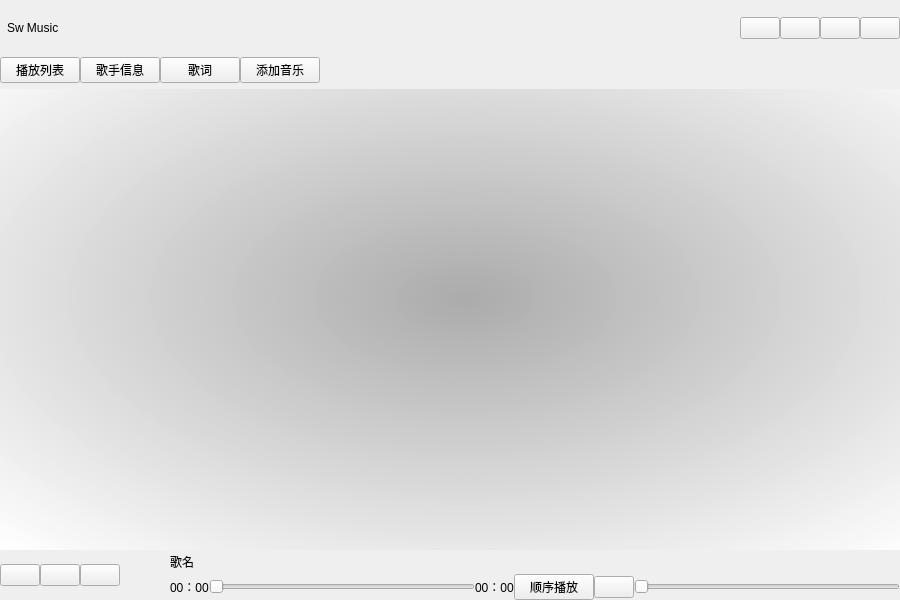
<?xml version="1.0" encoding="UTF-8"?>
<ui version="4.0">
 <class>Dialog</class>
 <widget class="QDialog" name="Dialog">
  <property name="geometry">
   <rect>
    <x>0</x>
    <y>0</y>
    <width>900</width>
    <height>600</height>
   </rect>
  </property>
  <property name="minimumSize">
   <size>
    <width>900</width>
    <height>600</height>
   </size>
  </property>
  <property name="windowTitle">
   <string>Dialog</string>
  </property>
  <property name="styleSheet">
   <string notr="true"/>
  </property>
  <layout class="QGridLayout" name="gridLayout_3">
   <property name="leftMargin">
    <number>0</number>
   </property>
   <property name="topMargin">
    <number>0</number>
   </property>
   <property name="rightMargin">
    <number>0</number>
   </property>
   <property name="bottomMargin">
    <number>0</number>
   </property>
   <property name="spacing">
    <number>0</number>
   </property>
   <item row="0" column="0">
    <widget class="QWidget" name="widget_top" native="true">
     <property name="minimumSize">
      <size>
       <width>0</width>
       <height>0</height>
      </size>
     </property>
     <property name="styleSheet">
      <string notr="true"/>
     </property>
     <layout class="QGridLayout" name="gridLayout">
      <property name="leftMargin">
       <number>0</number>
      </property>
      <property name="topMargin">
       <number>0</number>
      </property>
      <property name="rightMargin">
       <number>0</number>
      </property>
      <property name="bottomMargin">
       <number>0</number>
      </property>
      <property name="spacing">
       <number>0</number>
      </property>
      <item row="0" column="0">
       <layout class="QHBoxLayout" name="horizontalLayout">
        <property name="spacing">
         <number>0</number>
        </property>
        <item>
         <widget class="QLabel" name="label_logo">
          <property name="text">
           <string/>
          </property>
         </widget>
        </item>
        <item>
         <widget class="QLabel" name="label_title">
          <property name="maximumSize">
           <size>
            <width>16777215</width>
            <height>40</height>
           </size>
          </property>
          <property name="text">
           <string>Sw Music</string>
          </property>
         </widget>
        </item>
        <item>
         <spacer name="horizontalSpacer">
          <property name="orientation">
           <enum>Qt::Horizontal</enum>
          </property>
          <property name="sizeHint" stdset="0">
           <size>
            <width>40</width>
            <height>57</height>
           </size>
          </property>
         </spacer>
        </item>
        <item>
         <layout class="QVBoxLayout" name="verticalLayout">
          <property name="spacing">
           <number>0</number>
          </property>
          <item>
           <widget class="QPushButton" name="pushButton_setting">
            <property name="sizePolicy">
             <sizepolicy hsizetype="Fixed" vsizetype="Fixed">
              <horstretch>0</horstretch>
              <verstretch>0</verstretch>
             </sizepolicy>
            </property>
            <property name="minimumSize">
             <size>
              <width>0</width>
              <height>0</height>
             </size>
            </property>
            <property name="focusPolicy">
             <enum>Qt::NoFocus</enum>
            </property>
            <property name="styleSheet">
             <string notr="true"/>
            </property>
            <property name="text">
             <string/>
            </property>
           </widget>
          </item>
         </layout>
        </item>
        <item>
         <layout class="QVBoxLayout" name="verticalLayout_2">
          <property name="spacing">
           <number>0</number>
          </property>
          <item>
           <widget class="QPushButton" name="pushButton_min">
            <property name="minimumSize">
             <size>
              <width>0</width>
              <height>0</height>
             </size>
            </property>
            <property name="focusPolicy">
             <enum>Qt::NoFocus</enum>
            </property>
            <property name="text">
             <string/>
            </property>
           </widget>
          </item>
         </layout>
        </item>
        <item>
         <layout class="QVBoxLayout" name="verticalLayout_3">
          <property name="spacing">
           <number>0</number>
          </property>
          <item>
           <widget class="QPushButton" name="pushButton_max">
            <property name="minimumSize">
             <size>
              <width>0</width>
              <height>0</height>
             </size>
            </property>
            <property name="focusPolicy">
             <enum>Qt::NoFocus</enum>
            </property>
            <property name="text">
             <string/>
            </property>
           </widget>
          </item>
         </layout>
        </item>
        <item>
         <layout class="QVBoxLayout" name="verticalLayout_4">
          <property name="spacing">
           <number>0</number>
          </property>
          <item>
           <widget class="QPushButton" name="pushButton_close">
            <property name="minimumSize">
             <size>
              <width>0</width>
              <height>0</height>
             </size>
            </property>
            <property name="focusPolicy">
             <enum>Qt::NoFocus</enum>
            </property>
            <property name="text">
             <string/>
            </property>
           </widget>
          </item>
         </layout>
        </item>
       </layout>
      </item>
     </layout>
    </widget>
   </item>
   <item row="1" column="0">
    <widget class="QWidget" name="widget_min" native="true">
     <layout class="QGridLayout" name="gridLayout_4">
      <property name="leftMargin">
       <number>0</number>
      </property>
      <property name="topMargin">
       <number>0</number>
      </property>
      <property name="rightMargin">
       <number>0</number>
      </property>
      <property name="bottomMargin">
       <number>0</number>
      </property>
      <item row="0" column="0">
       <widget class="QWidget" name="widgetbar" native="true">
        <layout class="QHBoxLayout" name="horizontalLayout_2">
         <property name="spacing">
          <number>0</number>
         </property>
         <property name="leftMargin">
          <number>0</number>
         </property>
         <property name="topMargin">
          <number>0</number>
         </property>
         <property name="rightMargin">
          <number>0</number>
         </property>
         <property name="bottomMargin">
          <number>0</number>
         </property>
         <item>
          <widget class="QPushButton" name="pushButton_list">
           <property name="focusPolicy">
            <enum>Qt::NoFocus</enum>
           </property>
           <property name="text">
            <string>播放列表</string>
           </property>
          </widget>
         </item>
         <item>
          <widget class="QPushButton" name="pushButton_message">
           <property name="focusPolicy">
            <enum>Qt::NoFocus</enum>
           </property>
           <property name="text">
            <string>歌手信息</string>
           </property>
          </widget>
         </item>
         <item>
          <widget class="QPushButton" name="pushButtonlrc">
           <property name="focusPolicy">
            <enum>Qt::NoFocus</enum>
           </property>
           <property name="text">
            <string>歌词</string>
           </property>
          </widget>
         </item>
         <item>
          <widget class="QPushButton" name="pushButton_add">
           <property name="focusPolicy">
            <enum>Qt::NoFocus</enum>
           </property>
           <property name="text">
            <string>添加音乐</string>
           </property>
          </widget>
         </item>
         <item>
          <spacer name="horizontalSpacer_2">
           <property name="orientation">
            <enum>Qt::Horizontal</enum>
           </property>
           <property name="sizeHint" stdset="0">
            <size>
             <width>40</width>
             <height>20</height>
            </size>
           </property>
          </spacer>
         </item>
        </layout>
       </widget>
      </item>
      <item row="1" column="0">
       <widget class="QStackedWidget" name="stackedWidget">
        <property name="currentIndex">
         <number>0</number>
        </property>
        <widget class="QWidget" name="pageList">
         <property name="styleSheet">
          <string notr="true">QWidget#pageList{
	background-color: qradialgradient(spread:pad, cx:0.517, cy:0.443182, radius:0.757, fx:0.517, fy:0.455, stop:0 rgba(97, 97, 97, 122), stop:1 rgba(255, 255, 255, 255));
}</string>
         </property>
         <layout class="QVBoxLayout" name="verticalLayout_7">
          <property name="spacing">
           <number>0</number>
          </property>
          <property name="leftMargin">
           <number>0</number>
          </property>
          <property name="topMargin">
           <number>0</number>
          </property>
          <property name="rightMargin">
           <number>0</number>
          </property>
          <property name="bottomMargin">
           <number>0</number>
          </property>
          <item>
           <widget class="QTableView" name="tableView">
            <property name="mouseTracking">
             <bool>true</bool>
            </property>
            <property name="focusPolicy">
             <enum>Qt::NoFocus</enum>
            </property>
            <property name="contextMenuPolicy">
             <enum>Qt::DefaultContextMenu</enum>
            </property>
            <property name="styleSheet">
             <string notr="true">background-color:rgba(0,0,0,0);</string>
            </property>
            <property name="frameShape">
             <enum>QFrame::NoFrame</enum>
            </property>
            <property name="frameShadow">
             <enum>QFrame::Sunken</enum>
            </property>
            <property name="lineWidth">
             <number>1</number>
            </property>
            <property name="editTriggers">
             <set>QAbstractItemView::NoEditTriggers</set>
            </property>
            <property name="alternatingRowColors">
             <bool>false</bool>
            </property>
            <property name="selectionMode">
             <enum>QAbstractItemView::SingleSelection</enum>
            </property>
            <property name="selectionBehavior">
             <enum>QAbstractItemView::SelectRows</enum>
            </property>
            <property name="showGrid">
             <bool>false</bool>
            </property>
            <property name="gridStyle">
             <enum>Qt::NoPen</enum>
            </property>
            <attribute name="verticalHeaderMinimumSectionSize">
             <number>20</number>
            </attribute>
           </widget>
          </item>
         </layout>
        </widget>
        <widget class="QWidget" name="pageMessage">
         <layout class="QVBoxLayout" name="verticalLayout_8">
          <property name="spacing">
           <number>0</number>
          </property>
          <property name="leftMargin">
           <number>0</number>
          </property>
          <property name="topMargin">
           <number>0</number>
          </property>
          <property name="rightMargin">
           <number>0</number>
          </property>
          <property name="bottomMargin">
           <number>0</number>
          </property>
          <item>
           <widget class="QWidget" name="widget" native="true">
            <property name="styleSheet">
             <string notr="true">QWidget#widget{
	background-color:qradialgradient(spread:pad, cx:0.517, cy:0.443182, radius:0.757, fx:0.517, fy:0.455, stop:0 rgba(97, 97, 97, 122), stop:1 rgba(255, 255, 255, 255))
}</string>
            </property>
            <layout class="QVBoxLayout" name="verticalLayout_5">
             <property name="spacing">
              <number>0</number>
             </property>
             <property name="leftMargin">
              <number>0</number>
             </property>
             <property name="topMargin">
              <number>0</number>
             </property>
             <property name="rightMargin">
              <number>0</number>
             </property>
             <property name="bottomMargin">
              <number>0</number>
             </property>
             <item>
              <layout class="QHBoxLayout" name="horizontalLayout_5">
               <item>
                <spacer name="horizontalSpacer_3">
                 <property name="orientation">
                  <enum>Qt::Horizontal</enum>
                 </property>
                 <property name="sizeHint" stdset="0">
                  <size>
                   <width>40</width>
                   <height>20</height>
                  </size>
                 </property>
                </spacer>
               </item>
               <item>
                <widget class="QWidget" name="widget_2" native="true">
                 <property name="styleSheet">
                  <string notr="true">QWidget#widget_2{
	min-width:500px;
}</string>
                 </property>
                 <layout class="QVBoxLayout" name="verticalLayout_14">
                  <item>
                   <layout class="QVBoxLayout" name="verticalLayout_13">
                    <property name="spacing">
                     <number>20</number>
                    </property>
                    <item>
                     <layout class="QHBoxLayout" name="horizontalLayout_9">
                      <property name="spacing">
                       <number>30</number>
                      </property>
                      <item>
                       <widget class="QLabel" name="msgImage">
                        <property name="minimumSize">
                         <size>
                          <width>100</width>
                          <height>100</height>
                         </size>
                        </property>
                        <property name="maximumSize">
                         <size>
                          <width>100</width>
                          <height>100</height>
                         </size>
                        </property>
                        <property name="text">
                         <string>image</string>
                        </property>
                       </widget>
                      </item>
                      <item>
                       <layout class="QVBoxLayout" name="verticalLayout_11">
                        <property name="spacing">
                         <number>20</number>
                        </property>
                        <item>
                         <spacer name="verticalSpacer_2">
                          <property name="orientation">
                           <enum>Qt::Vertical</enum>
                          </property>
                          <property name="sizeHint" stdset="0">
                           <size>
                            <width>20</width>
                            <height>40</height>
                           </size>
                          </property>
                         </spacer>
                        </item>
                        <item>
                         <layout class="QHBoxLayout" name="horizontalLayout_7">
                          <item>
                           <widget class="QLabel" name="label_3">
                            <property name="text">
                             <string>歌名：</string>
                            </property>
                           </widget>
                          </item>
                          <item>
                           <widget class="QLabel" name="msgTile">
                            <property name="text">
                             <string/>
                            </property>
                           </widget>
                          </item>
                          <item>
                           <spacer name="horizontalSpacer_7">
                            <property name="orientation">
                             <enum>Qt::Horizontal</enum>
                            </property>
                            <property name="sizeHint" stdset="0">
                             <size>
                              <width>40</width>
                              <height>20</height>
                             </size>
                            </property>
                           </spacer>
                          </item>
                         </layout>
                        </item>
                        <item>
                         <layout class="QHBoxLayout" name="horizontalLayout_8">
                          <item>
                           <widget class="QLabel" name="label_4">
                            <property name="text">
                             <string>歌手：</string>
                            </property>
                           </widget>
                          </item>
                          <item>
                           <widget class="QLabel" name="msgAutor">
                            <property name="text">
                             <string/>
                            </property>
                           </widget>
                          </item>
                          <item>
                           <spacer name="horizontalSpacer_8">
                            <property name="orientation">
                             <enum>Qt::Horizontal</enum>
                            </property>
                            <property name="sizeHint" stdset="0">
                             <size>
                              <width>40</width>
                              <height>20</height>
                             </size>
                            </property>
                           </spacer>
                          </item>
                         </layout>
                        </item>
                       </layout>
                      </item>
                     </layout>
                    </item>
                    <item>
                     <layout class="QVBoxLayout" name="verticalLayout_12">
                      <property name="spacing">
                       <number>20</number>
                      </property>
                      <item>
                       <layout class="QHBoxLayout" name="horizontalLayout_10">
                        <item>
                         <widget class="QLabel" name="label_2">
                          <property name="text">
                           <string>专辑：</string>
                          </property>
                         </widget>
                        </item>
                        <item>
                         <widget class="QLabel" name="msgAlbum">
                          <property name="text">
                           <string/>
                          </property>
                         </widget>
                        </item>
                        <item>
                         <spacer name="horizontalSpacer_9">
                          <property name="orientation">
                           <enum>Qt::Horizontal</enum>
                          </property>
                          <property name="sizeHint" stdset="0">
                           <size>
                            <width>40</width>
                            <height>20</height>
                           </size>
                          </property>
                         </spacer>
                        </item>
                       </layout>
                      </item>
                      <item>
                       <layout class="QHBoxLayout" name="horizontalLayout_11">
                        <item>
                         <widget class="QLabel" name="label_5">
                          <property name="text">
                           <string>播放时长：</string>
                          </property>
                         </widget>
                        </item>
                        <item>
                         <widget class="QLabel" name="msgTime">
                          <property name="text">
                           <string/>
                          </property>
                         </widget>
                        </item>
                        <item>
                         <spacer name="horizontalSpacer_10">
                          <property name="orientation">
                           <enum>Qt::Horizontal</enum>
                          </property>
                          <property name="sizeHint" stdset="0">
                           <size>
                            <width>40</width>
                            <height>20</height>
                           </size>
                          </property>
                         </spacer>
                        </item>
                       </layout>
                      </item>
                      <item>
                       <layout class="QHBoxLayout" name="horizontalLayout_12">
                        <item>
                         <widget class="QLabel" name="label_6">
                          <property name="text">
                           <string>音频比特率：</string>
                          </property>
                         </widget>
                        </item>
                        <item>
                         <widget class="QLabel" name="msgRate">
                          <property name="text">
                           <string/>
                          </property>
                         </widget>
                        </item>
                        <item>
                         <spacer name="horizontalSpacer_11">
                          <property name="orientation">
                           <enum>Qt::Horizontal</enum>
                          </property>
                          <property name="sizeHint" stdset="0">
                           <size>
                            <width>40</width>
                            <height>20</height>
                           </size>
                          </property>
                         </spacer>
                        </item>
                       </layout>
                      </item>
                      <item>
                       <layout class="QHBoxLayout" name="horizontalLayout_13">
                        <item>
                         <widget class="QLabel" name="label_7">
                          <property name="text">
                           <string>通道：</string>
                          </property>
                         </widget>
                        </item>
                        <item>
                         <widget class="QLabel" name="msgChanel">
                          <property name="text">
                           <string/>
                          </property>
                         </widget>
                        </item>
                        <item>
                         <spacer name="horizontalSpacer_12">
                          <property name="orientation">
                           <enum>Qt::Horizontal</enum>
                          </property>
                          <property name="sizeHint" stdset="0">
                           <size>
                            <width>40</width>
                            <height>20</height>
                           </size>
                          </property>
                         </spacer>
                        </item>
                       </layout>
                      </item>
                      <item>
                       <layout class="QHBoxLayout" name="horizontalLayout_14">
                        <item>
                         <widget class="QLabel" name="label_8">
                          <property name="text">
                           <string>特约艺术家：</string>
                          </property>
                         </widget>
                        </item>
                        <item>
                         <widget class="QLabel" name="msgArist">
                          <property name="text">
                           <string/>
                          </property>
                         </widget>
                        </item>
                        <item>
                         <spacer name="horizontalSpacer_13">
                          <property name="orientation">
                           <enum>Qt::Horizontal</enum>
                          </property>
                          <property name="sizeHint" stdset="0">
                           <size>
                            <width>40</width>
                            <height>20</height>
                           </size>
                          </property>
                         </spacer>
                        </item>
                       </layout>
                      </item>
                      <item>
                       <layout class="QHBoxLayout" name="horizontalLayout_15">
                        <item>
                         <widget class="QLabel" name="label_9">
                          <property name="text">
                           <string>类型：</string>
                          </property>
                         </widget>
                        </item>
                        <item>
                         <widget class="QLabel" name="msgGenre">
                          <property name="text">
                           <string/>
                          </property>
                         </widget>
                        </item>
                        <item>
                         <spacer name="horizontalSpacer_14">
                          <property name="orientation">
                           <enum>Qt::Horizontal</enum>
                          </property>
                          <property name="sizeHint" stdset="0">
                           <size>
                            <width>40</width>
                            <height>20</height>
                           </size>
                          </property>
                         </spacer>
                        </item>
                       </layout>
                      </item>
                      <item>
                       <layout class="QHBoxLayout" name="horizontalLayout_16">
                        <item>
                         <widget class="QLabel" name="label_10">
                          <property name="text">
                           <string>采样率：</string>
                          </property>
                         </widget>
                        </item>
                        <item>
                         <widget class="QLabel" name="msgSample">
                          <property name="text">
                           <string/>
                          </property>
                         </widget>
                        </item>
                        <item>
                         <spacer name="horizontalSpacer_15">
                          <property name="orientation">
                           <enum>Qt::Horizontal</enum>
                          </property>
                          <property name="sizeHint" stdset="0">
                           <size>
                            <width>40</width>
                            <height>20</height>
                           </size>
                          </property>
                         </spacer>
                        </item>
                       </layout>
                      </item>
                      <item>
                       <layout class="QHBoxLayout" name="horizontalLayout_17">
                        <item>
                         <widget class="QLabel" name="label_11">
                          <property name="text">
                           <string>年份：</string>
                          </property>
                         </widget>
                        </item>
                        <item>
                         <widget class="QLabel" name="msgYear">
                          <property name="text">
                           <string/>
                          </property>
                         </widget>
                        </item>
                        <item>
                         <spacer name="horizontalSpacer_16">
                          <property name="orientation">
                           <enum>Qt::Horizontal</enum>
                          </property>
                          <property name="sizeHint" stdset="0">
                           <size>
                            <width>40</width>
                            <height>20</height>
                           </size>
                          </property>
                         </spacer>
                        </item>
                       </layout>
                      </item>
                     </layout>
                    </item>
                    <item>
                     <spacer name="verticalSpacer">
                      <property name="orientation">
                       <enum>Qt::Vertical</enum>
                      </property>
                      <property name="sizeHint" stdset="0">
                       <size>
                        <width>20</width>
                        <height>40</height>
                       </size>
                      </property>
                     </spacer>
                    </item>
                   </layout>
                  </item>
                  <item>
                   <spacer name="verticalSpacer_3">
                    <property name="orientation">
                     <enum>Qt::Vertical</enum>
                    </property>
                    <property name="sizeHint" stdset="0">
                     <size>
                      <width>20</width>
                      <height>40</height>
                     </size>
                    </property>
                   </spacer>
                  </item>
                 </layout>
                </widget>
               </item>
               <item>
                <spacer name="horizontalSpacer_4">
                 <property name="orientation">
                  <enum>Qt::Horizontal</enum>
                 </property>
                 <property name="sizeHint" stdset="0">
                  <size>
                   <width>40</width>
                   <height>20</height>
                  </size>
                 </property>
                </spacer>
               </item>
              </layout>
             </item>
            </layout>
           </widget>
          </item>
         </layout>
        </widget>
        <widget class="QWidget" name="pageLrc">
         <layout class="QVBoxLayout" name="verticalLayout_10">
          <property name="spacing">
           <number>0</number>
          </property>
          <property name="leftMargin">
           <number>0</number>
          </property>
          <property name="topMargin">
           <number>0</number>
          </property>
          <property name="rightMargin">
           <number>0</number>
          </property>
          <property name="bottomMargin">
           <number>0</number>
          </property>
          <item>
           <widget class="QWidget" name="widget_3" native="true">
            <property name="styleSheet">
             <string notr="true">QWidget#widget_3{
	background-color:qradialgradient(spread:pad, cx:0.517, cy:0.443182, radius:0.757, fx:0.517, fy:0.455, stop:0 rgba(97, 97, 97, 122), stop:1 rgba(255, 255, 255, 255))
}</string>
            </property>
            <layout class="QVBoxLayout" name="verticalLayout_9">
             <property name="spacing">
              <number>0</number>
             </property>
             <property name="leftMargin">
              <number>0</number>
             </property>
             <property name="topMargin">
              <number>0</number>
             </property>
             <property name="rightMargin">
              <number>0</number>
             </property>
             <property name="bottomMargin">
              <number>0</number>
             </property>
             <item>
              <layout class="QHBoxLayout" name="horizontalLayout_6">
               <property name="spacing">
                <number>0</number>
               </property>
               <item>
                <spacer name="horizontalSpacer_5">
                 <property name="orientation">
                  <enum>Qt::Horizontal</enum>
                 </property>
                 <property name="sizeHint" stdset="0">
                  <size>
                   <width>40</width>
                   <height>20</height>
                  </size>
                 </property>
                </spacer>
               </item>
               <item>
                <widget class="QWidget" name="widget_4" native="true">
                 <property name="styleSheet">
                  <string notr="true">QWidget#widget_4{
	min-width:500px;
}</string>
                 </property>
                 <layout class="QVBoxLayout" name="verticalLayout_16">
                  <item>
                   <layout class="QVBoxLayout" name="verticalLayout_15">
                    <item>
                     <layout class="QHBoxLayout" name="horizontalLayout_18">
                      <property name="topMargin">
                       <number>30</number>
                      </property>
                      <item>
                       <spacer name="horizontalSpacer_17">
                        <property name="orientation">
                         <enum>Qt::Horizontal</enum>
                        </property>
                        <property name="sizeHint" stdset="0">
                         <size>
                          <width>40</width>
                          <height>20</height>
                         </size>
                        </property>
                       </spacer>
                      </item>
                      <item>
                       <spacer name="horizontalSpacer_18">
                        <property name="orientation">
                         <enum>Qt::Horizontal</enum>
                        </property>
                        <property name="sizeHint" stdset="0">
                         <size>
                          <width>40</width>
                          <height>20</height>
                         </size>
                        </property>
                       </spacer>
                      </item>
                     </layout>
                    </item>
                    <item>
                     <widget class="QLabel" name="label_13">
                      <property name="text">
                       <string>听音乐  用纠纠音乐</string>
                      </property>
                      <property name="alignment">
                       <set>Qt::AlignCenter</set>
                      </property>
                     </widget>
                    </item>
                   </layout>
                  </item>
                 </layout>
                </widget>
               </item>
               <item>
                <spacer name="horizontalSpacer_6">
                 <property name="orientation">
                  <enum>Qt::Horizontal</enum>
                 </property>
                 <property name="sizeHint" stdset="0">
                  <size>
                   <width>40</width>
                   <height>20</height>
                  </size>
                 </property>
                </spacer>
               </item>
              </layout>
             </item>
            </layout>
           </widget>
          </item>
         </layout>
        </widget>
       </widget>
      </item>
     </layout>
    </widget>
   </item>
   <item row="2" column="0">
    <widget class="QWidget" name="widget_bottom" native="true">
     <layout class="QGridLayout" name="gridLayout_2">
      <property name="leftMargin">
       <number>0</number>
      </property>
      <property name="topMargin">
       <number>0</number>
      </property>
      <property name="rightMargin">
       <number>0</number>
      </property>
      <property name="bottomMargin">
       <number>0</number>
      </property>
      <property name="spacing">
       <number>0</number>
      </property>
      <item row="0" column="0">
       <layout class="QHBoxLayout" name="horizontalLayout_4">
        <property name="spacing">
         <number>0</number>
        </property>
        <item>
         <widget class="QPushButton" name="pushButton_pre">
          <property name="focusPolicy">
           <enum>Qt::NoFocus</enum>
          </property>
          <property name="text">
           <string/>
          </property>
         </widget>
        </item>
        <item>
         <widget class="QPushButton" name="pushButton_play">
          <property name="focusPolicy">
           <enum>Qt::NoFocus</enum>
          </property>
          <property name="text">
           <string/>
          </property>
         </widget>
        </item>
        <item>
         <widget class="QPushButton" name="pushButton_next">
          <property name="focusPolicy">
           <enum>Qt::NoFocus</enum>
          </property>
          <property name="text">
           <string/>
          </property>
         </widget>
        </item>
        <item>
         <widget class="QLabel" name="label">
          <property name="minimumSize">
           <size>
            <width>50</width>
            <height>50</height>
           </size>
          </property>
          <property name="maximumSize">
           <size>
            <width>50</width>
            <height>50</height>
           </size>
          </property>
          <property name="text">
           <string/>
          </property>
         </widget>
        </item>
        <item>
         <layout class="QVBoxLayout" name="verticalLayout_17">
          <property name="spacing">
           <number>0</number>
          </property>
          <item>
           <widget class="QLabel" name="label_autor">
            <property name="text">
             <string>歌名</string>
            </property>
           </widget>
          </item>
          <item>
           <layout class="QHBoxLayout" name="horizontalLayout_3">
            <property name="spacing">
             <number>0</number>
            </property>
            <item>
             <widget class="QLabel" name="label_playtime">
              <property name="text">
               <string>00：00</string>
              </property>
             </widget>
            </item>
            <item>
             <widget class="QSlider" name="horizontalSlider_play">
              <property name="focusPolicy">
               <enum>Qt::NoFocus</enum>
              </property>
              <property name="orientation">
               <enum>Qt::Horizontal</enum>
              </property>
             </widget>
            </item>
            <item>
             <widget class="QLabel" name="label_time">
              <property name="text">
               <string>00：00</string>
              </property>
             </widget>
            </item>
            <item>
             <widget class="QPushButton" name="pushButtontype">
              <property name="focusPolicy">
               <enum>Qt::NoFocus</enum>
              </property>
              <property name="text">
               <string>顺序播放</string>
              </property>
             </widget>
            </item>
            <item>
             <widget class="QPushButton" name="pushButton_soud">
              <property name="focusPolicy">
               <enum>Qt::NoFocus</enum>
              </property>
              <property name="text">
               <string/>
              </property>
             </widget>
            </item>
            <item>
             <widget class="QSlider" name="horizontalSlider_soud">
              <property name="focusPolicy">
               <enum>Qt::NoFocus</enum>
              </property>
              <property name="orientation">
               <enum>Qt::Horizontal</enum>
              </property>
             </widget>
            </item>
           </layout>
          </item>
         </layout>
        </item>
       </layout>
      </item>
     </layout>
    </widget>
   </item>
  </layout>
 </widget>
 <layoutdefault spacing="6" margin="11"/>
 <resources/>
 <connections/>
</ui>
